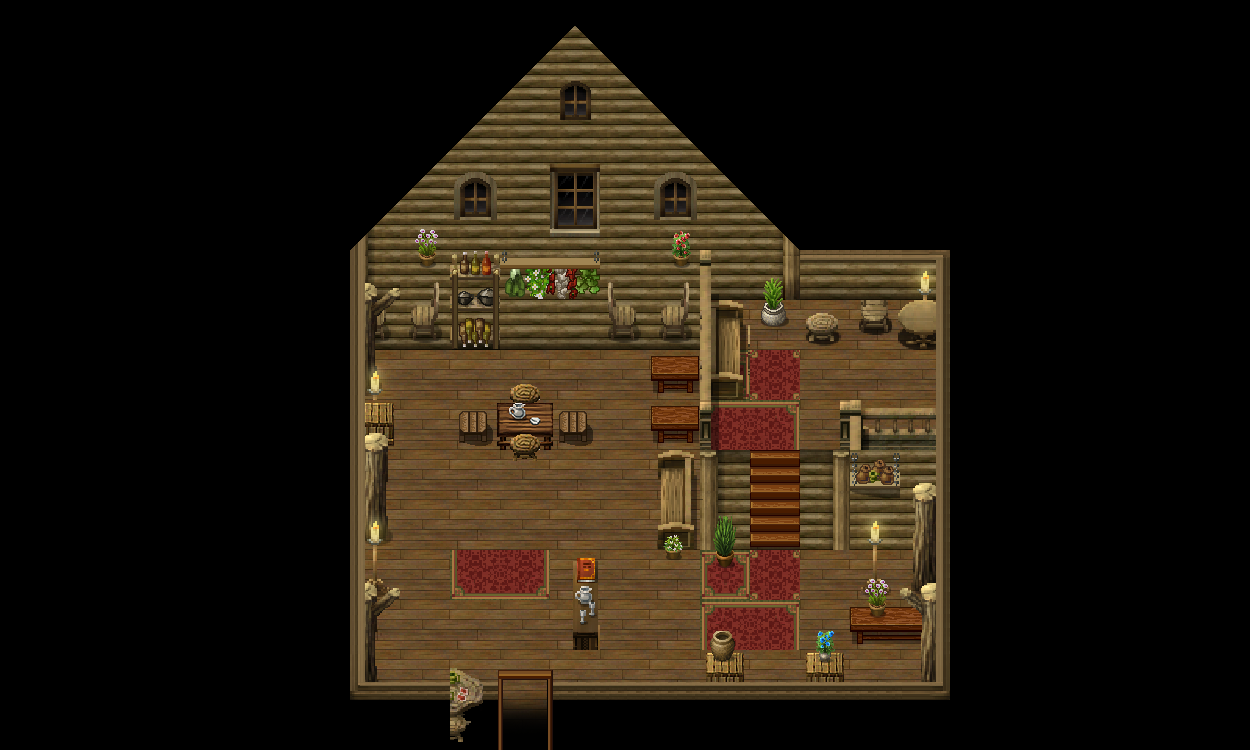

This game map was drawn from its Tiled (.tmx) file and the tilesets committed beside it. A one-line description and the trimmed map source follow:
An orthogonal 25x15 tile map with 50x50 px tiles, 10 tile layers (BG 1, BG 2, BG 3, BG 4, ...), 1 hidden layer not drawn, 3 tilesets and 13 objects.

<map version="1.0" orientation="orthogonal" renderorder="right-down" width="25" height="15" tilewidth="50" tileheight="50" nextobjectid="128">
 <properties>
  <property name="dimming" value="0.3" />
  <property name="name" value="Tavern" />
  <property name="tilesetpath" value="res/map/tavern/tileset_map_tavern.png" />
 </properties>
 <tileset firstgid="1" name="tileset_map_tavern" tilewidth="50" tileheight="50" spacing="2" margin="1" tilecount="361" columns="19">
  <image source="tileset_map_tavern.png" width="1000" height="1000" />
  <tile id="140">
   <animation>
    <frame tileid="140" duration="100" />
    <frame tileid="141" duration="100" />
    <frame tileid="142" duration="100" />
   </animation>
  </tile>
  <tile id="254">
   <animation>
    <frame tileid="254" duration="100" />
    <frame tileid="255" duration="100" />
   </animation>
  </tile>
 </tileset>
 <tileset firstgid="362" name="tileset_map_npcs" tilewidth="50" tileheight="50" spacing="2" margin="1" tilecount="35" columns="7">
  <image source="../../convenience/tilesets/tileset_map_npcs.png" width="364" height="260" />
 </tileset>
 <tileset firstgid="397" name="tileset_map_dynamic_tiles" tilewidth="50" tileheight="50" spacing="2" margin="1" tilecount="100" columns="20">
  <image source="../../convenience/tilesets/tileset_map_dynamic_tiles.png" width="1040" height="260" />
 </tileset>
 <layer name="BG 1" width="25" height="15">
  <data>[375 cells, 375 non-empty, 8 distinct tile ids]</data>
 </layer>
 <layer name="BG 2" width="25" height="15">
  <data>[375 cells, 320 non-empty, 54 distinct tile ids]</data>
 </layer>
 <layer name="BG 3" width="25" height="15">
  <data>[375 cells, 39 non-empty, 34 distinct tile ids]</data>
 </layer>
 <layer name="BG 4" width="25" height="15">
  <data>[375 cells, 2 non-empty, 2 distinct tile ids]</data>
 </layer>
 <layer name="LFG 1" width="25" height="15">
  <data>[375 cells, 4 non-empty, 4 distinct tile ids]</data>
 </layer>
 <layer name="LFG 2" width="25" height="15">
  <data>[375 cells, 4 non-empty, 1 distinct tile ids]</data>
 </layer>
 <layer name="FG 1" width="25" height="15">
  <data>[375 cells, 34 non-empty, 14 distinct tile ids]</data>
 </layer>
 <layer name="FG 2" width="25" height="15">
  <data>[375 cells, 15 non-empty, 13 distinct tile ids]</data>
 </layer>
 <layer name="dynamic cooking" width="25" height="15">
  <data>[375 cells, 0 non-empty, 0 distinct tile ids]</data>
 </layer>
 <layer name="dynamic waypoint" width="25" height="15">
  <data>[375 cells, 0 non-empty, 0 distinct tile ids]</data>
 </layer>
 <layer name="collidable" width="25" height="15" visible="0">
  <data>[375 cells, 307 non-empty, 1 distinct tile ids]</data>
 </layer>
 <objectgroup name="collidable">
  <object id="114" x="707" y="655" width="34" height="40" />
  <object id="115" x="808" y="655" width="34" height="37" />
  <object id="116" x="851" y="608" width="55" height="39" />
  <object id="117" x="835" y="350" width="84" height="30" />
  <object id="118" x="916" y="299" width="19" height="44" />
 </objectgroup>
 <objectgroup name="light" visible="0">
  <object id="120" x="271" y="293" width="209" height="183">
   <ellipse />
  </object>
  <object id="121" x="819.5" y="195.5" width="209" height="183">
   <ellipse />
  </object>
  <object id="122" x="769.5" y="444.5" width="209" height="183">
   <ellipse />
  </object>
  <object id="123" x="269.5" y="441.5" width="209" height="183">
   <ellipse />
  </object>
  <object id="124" x="447.5" y="255.5" width="146.5" height="139.5">
   <ellipse />
  </object>
 </objectgroup>
 <objectgroup name="npc">
  <object id="125" gid="366" x="549" y="446" width="50" height="50">
   <properties>
    <property name="dialogueid" value="res/npc/npc_rhendal/dl_npc_rhendal.lua" />
    <property name="dialoguetexture" value="250,250" />
    <property name="id" value="npc_rhendal" />
    <property name="routineid" value="res/npc/npc_rhendal/ru_npc_rhendal.lua" />
    <property name="spritesheetpath" value="res/npc/npc_rhendal/spritesheet_npc_rhendal.png" />
   </properties>
  </object>
 </objectgroup>
 <objectgroup name="trigger">
  <object id="126" x="503" y="722" width="45" height="27">
   <properties>
    <property name="map entry" value="res/map/meadows/meadows.tmx,2020,1830" />
    <property name="persistent" value="" />
   </properties>
  </object>
 </objectgroup>
 <objectgroup name="book">
  <object id="127" gid="399" x="549" y="360" width="50" height="50">
   <properties>
    <property name="page1" value="TitleRhendalMagic1,ContentRhendalMagic1" />
    <property name="page2" value="ContentRhendalMagic2" />
    <property name="page3" value="TitleRhendalMagic3,ContentRhendalMagic3" />
    <property name="page4" value="ContentRhendalMagic4" />
    <property name="title" value="BookRhendalMagic" />
   </properties>
  </object>
 </objectgroup>
</map>